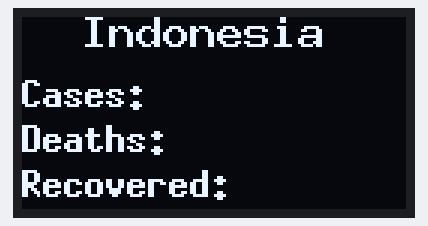
This sketch was run on a simulated ESP32. Shown: 128×64 one-colour display. WiFi joins after 1.5 s; servers stay silent unless stated; uploads are accepted with an empty reply; what the sketch prints to the serial monitor is not drawn.

Above: at 1.3 s.

Measured:
- what the display in image 0 shows lasts 14.3 s, from 1.3 s to 15.6 s

The sketch:

COVID-19_Tracker_Update_1.ino
```cpp
/* This code works with ESP8266 12E (NodeMcu v1.0) its main function is to read the data from https://www.worldometers.info/
 * Through ThingSpeak app ThingHTTP and displays on the Serial monitor
 * Refer to www.SurtrTech.com for more details and video about the project
 * This project was created during the COVID-19 Pandemic and the example here used to track the numbers in Italy
 */

#include "WiFiClient.h"
#include "HTTPClient.h"
//------OLED----
#include <Adafruit_SSD1306.h>
#include <U8g2lib.h>
#define SDA 19
#define SCL 23
U8G2_SSD1306_128X64_NONAME_1_SW_I2C display1(U8G2_R0, SCL, SDA);
//--------------

const char* ssid = "xl";              //Your router SSID and password
const char* password =  "wifigratiss";
const char* host = "api.thingspeak.com";  //We read the data from this host
const int httpPortRead = 80;


const char* url1 = "/apps/thinghttp/send_request?api_key=TOTVFIQ31SANZIGJ";     //This URL is mine but I kept it so you can replace the key only
const char* url2 = "/apps/thinghttp/send_request?api_key=OBWRWU49V5I7QSR1";     //This URL is mine but I kept it so you can replace the key only


int To_remove,n;      //There are some irrelevant data on the string and here's how I keep the index
                    //of those characters

String Cases,Deaths,Recovered,Data_Raw,Data_Raw_1,Data_Raw_2,Data_Raw_3;  //Here I keep the numbers that I got

WiFiClient client;      //Create a WiFi client and http client
HTTPClient http;

void setup() {

  Serial.begin(9600);            //Start the serial communication
  display1.begin();

  WiFi.disconnect();             //Disconnect and reconnect to the Wifi you set
  delay(1000);
  WiFi.begin(ssid, password);

  Serial.println("Connected to the WiFi network");   //Display feedback on the serial monitor
  Serial.println(WiFi.localIP());

}

//In the loop I read every URL separately and I get the data string then I remove the unecessary characters
//I keep only the values that I can display either on the serial monitor or the display
//I believe that this part is repeated 3 times and can be set on a single function that can be called
//Keep updated on www.SurtrTech.com for an optimized code

 void loop()
{
   if(n<=3){
      //Reading 1: Reading of cases
    if( http.begin(host,httpPortRead,url1))        //Connect to the host and the url
      {
        int httpCode = http.GET();                //Check feedback if there's a response
        if (httpCode > 0)
        {
          if (httpCode == HTTP_CODE_OK || httpCode == HTTP_CODE_MOVED_PERMANENTLY)
            {

              Data_Raw = http.getString();   //Here we store the raw data string


              Data_Raw_1 = Data_Raw;

              To_remove = Data_Raw_1.indexOf(">");                      //I look for the position of this symbol ">"
              Data_Raw_1.remove(0,To_remove+1);                        //I remove it and everything that's before
              To_remove = Data_Raw_1.indexOf("<");                     //I look for the position of this symbol ">"
              Data_Raw_1.remove(To_remove,Data_Raw_1.length());          //I remove it and everything that's after
                                                                     //Example: This is the raw data received <td style="font-weight: bold; text-align:right">63,927</td>
                                                                     //First we look for ">" and we remove everything before it including it
                                                                     //We stay with this 63,927</td>
                                                                     //We look for "<" symbol and we remove it + everything after
                                                                     //We keep only this 63,927 as string
              Cases=Data_Raw_1;
              Serial.print("Cases: ");  //I choosed to display it on the serial monitor to help you debug
              Serial.println(Cases);

              Data_Raw_2=Data_Raw;

              To_remove = Data_Raw_2.indexOf("<span>");
              Data_Raw_2.remove(0,To_remove+6);
              Data_Raw_3=Data_Raw_2;
              To_remove = Data_Raw_2.indexOf("</span>");
              Data_Raw_2.remove(To_remove,Data_Raw_2.length());

              Deaths=Data_Raw_2;

              Serial.print("Deaths: ");
              Serial.println(Deaths);


              To_remove = Data_Raw_3.indexOf("<span>");
              Data_Raw_3.remove(0,To_remove+6);

              To_remove = Data_Raw_3.indexOf("<");
              Data_Raw_3.remove(To_remove,Data_Raw_3.length());

              Recovered=Data_Raw_3;

              Serial.print("Recovered: ");
              Serial.println(Recovered);

            }
            display1.firstPage();
            do {
              display1.setFont(u8g2_font_9x15B_tf);
              display1.setCursor(20,10);
              display1.print("Indonesia");

              display1.setFont(u8g2_font_7x13B_tf);
              display1.setCursor(0,30);
              display1.print("Cases:");
              display1.setCursor(47,30);
              display1.print(Cases);

              display1.setFont(u8g2_font_7x13B_tf);
              display1.setCursor(0,45);
              display1.print("Deaths:");
              display1.setCursor(54,45);
              display1.print(Deaths);

              display1.setFont(u8g2_font_7x13B_tf);
              display1.setCursor(0,60);
              display1.print("Recovered:");
              display1.setCursor(75,60);
              display1.print(Recovered);

            } while ( display1.nextPage() );


        }
        else //If we can't get data
        {
          Serial.printf("[HTTP] GET... failed, error: %s\n", http.errorToString(httpCode).c_str());
        }
        http.end();
      }
      else //If we can't connect to the HTTP
        {
          Serial.printf("[HTTP} Unable to connect\n");
        }
       n++;
     }
     else if(n>3 && n<8){
        if( http.begin(host,httpPortRead,url2))        //Connect to the host and the url
        {
          int httpCode = http.GET();                //Check feedback if there's a response
          if (httpCode > 0)
          {
            if (httpCode == HTTP_CODE_OK || httpCode == HTTP_CODE_MOVED_PERMANENTLY)
              {

                Data_Raw = http.getString();   //Here we store the raw data string


                Data_Raw_1 = Data_Raw;

                To_remove = Data_Raw_1.indexOf(">");                      //I look for the position of this symbol ">"
                Data_Raw_1.remove(0,To_remove+1);                        //I remove it and everything that's before
                To_remove = Data_Raw_1.indexOf("<");                     //I look for the position of this symbol ">"
                Data_Raw_1.remove(To_remove,Data_Raw_1.length());          //I remove it and everything that's after
                                                                       //Example: This is the raw data received <td style="font-weight: bold; text-align:right">63,927</td>
                                                                       //First we look for ">" and we remove everything before it including it
                                                                       //We stay with this 63,927</td>
                                                                       //We look for "<" symbol and we remove it + everything after
                                                                       //We keep only this 63,927 as string
                Cases=Data_Raw_1;
                Serial.print("Cases: ");  //I choosed to display it on the serial monitor to help you debug
                Serial.println(Cases);

                Data_Raw_2=Data_Raw;

                To_remove = Data_Raw_2.indexOf("<span>");
                Data_Raw_2.remove(0,To_remove+6);
                Data_Raw_3=Data_Raw_2;
                To_remove = Data_Raw_2.indexOf("</span>");
                Data_Raw_2.remove(To_remove,Data_Raw_2.length());

                Deaths=Data_Raw_2;

                Serial.print("Deaths: ");
                Serial.println(Deaths);


                To_remove = Data_Raw_3.indexOf("<span>");
                Data_Raw_3.remove(0,To_remove+6);

                To_remove = Data_Raw_3.indexOf("<");
                Data_Raw_3.remove(To_remove,Data_Raw_3.length());

                Recovered=Data_Raw_3;

                Serial.print("Recovered: ");
                Serial.println(Recovered);

              }
              display1.firstPage();
              do {
                display1.setFont(u8g2_font_9x15B_tf);
                display1.setCursor(20,10);
                display1.print("World");

                display1.setFont(u8g2_font_7x13B_tf);
                display1.setCursor(0,30);
                display1.print("Cases:");
                display1.setCursor(47,30);
                display1.print(Cases);

                display1.setFont(u8g2_font_7x13B_tf);
                display1.setCursor(0,45);
                display1.print("Deaths:");
                display1.setCursor(54,45);
                display1.print(Deaths);

                display1.setFont(u8g2_font_7x13B_tf);
                display1.setCursor(0,60);
                display1.print("Recovered:");
                display1.setCursor(75,60);
                display1.print(Recovered);

              } while ( display1.nextPage() );


          }
          else //If we can't get data
          {
            Serial.printf("[HTTP] GET... failed, error: %s\n", http.errorToString(httpCode).c_str());
          }
          http.end();
        }
        else //If we can't connect to the HTTP
        {
          Serial.printf("[HTTP} Unable to connect\n");
        }
      n++;
     }
     else{
      if(n>=8){
        n=0;
      }
     }

    delay(600);

    while (WiFi.status() != WL_CONNECTED)     //In case the Wifi connexion is lost
      {

        WiFi.disconnect();
        delay(1000);

        WiFi.begin(ssid, password);
        Serial.println("Reconnecting to WiFi..");
        delay(10000);
      }

}
```
